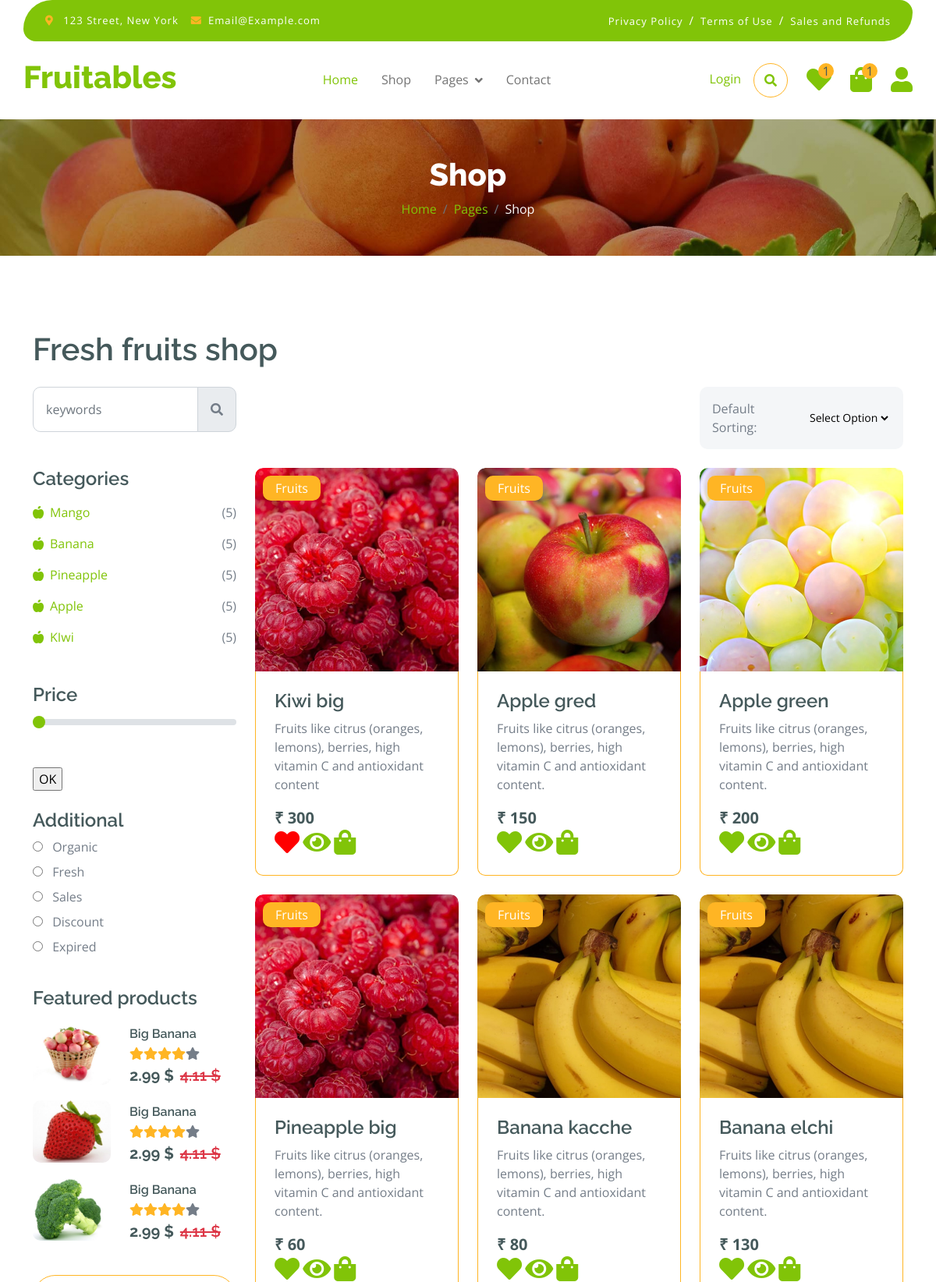
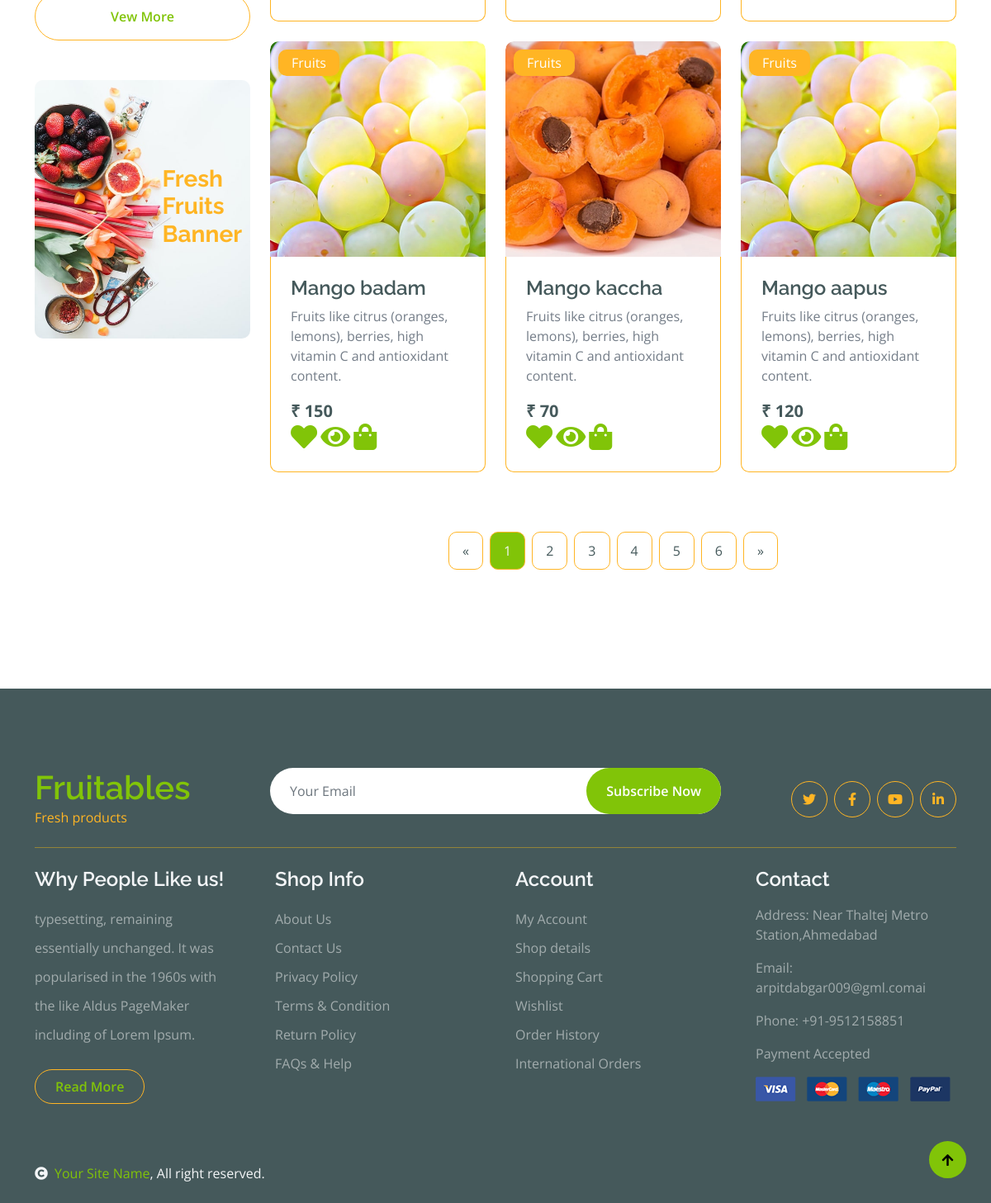
Page /shop on the committed database (2 pictures, top to bottom).
### myapp/models.py (models this page shows, shortened)
class Category(models.Model):
    name=models.CharField(max_length=50,blank=True,null=True)

class Product(models.Model):
    cate_id=models.ForeignKey(Category,on_delete=models.CASCADE,blank=True,null=True)
    name=models.CharField(max_length=50,blank=True,null=True)
    image=models.ImageField(upload_to="madia",blank=True,null=True)
    dec=models.TextField()
    price=models.IntegerField()

### myapp/views.py (the view)
# urls.py: path('shop', views.shop, name='shop'),
def shop(request):
    cid=Category.objects.all()
    cat=request.GET.get("cat")
    pid=Product.objects.all().order_by("-id")
    wish_count=Add_to_wishlist.objects.all().count()
    cart_count=Add_to_cart.objects.all().count()
    sort_by=request.GET.get('sort_by')
    wishlist_product=Add_to_wishlist.objects.all()
    l1=[]
    for i in wishlist_product:
        l1.append(i.product_id.id)
    if cat:
        pid=Product.objects.filter(cate_id=cat)
    elif sort_by == 'price_lth':
        pid = Product.objects.all().order_by('price')
    elif sort_by == 'price_htl':
        pid = Product.objects.all().order_by('-price')
    elif sort_by == 'name_atz':
        pid = Product.objects.all().order_by('name')
    elif sort_by == 'name_zta':
        pid = Product.objects.all().order_by('-name')
    else:
        pid=Product.objects.all().order_by("-id")
    con={"cid":cid,"pid":pid,"cat":cat,"wish_count":wish_count,"cart_count":cart_count,"l1":l1,"sort_by":sort_by}
    return render(request,"shop.html",con)

### myapp/templates/shop.html (shortened to what this page needs)
{% extends "index.html" %}
{% load static %}
{% block content %}
        <div class="container-fluid page-header py-5">
            <h1 class="text-center text-white display-6">Shop</h1>
            <ol class="breadcrumb justify-content-center mb-0">
                <li class="breadcrumb-item"><a href="#">Home</a></li>
                <li class="breadcrumb-item"><a href="#">Pages</a></li>
                <li class="breadcrumb-item active text-white">Shop</li>
            </ol>
        </div>
        <div class="container-fluid fruite py-5">
            <div class="container py-5">
                <h1 class="mb-4">Fresh fruits shop</h1>
                <div class="row g-4">
                    <div class="col-lg-12">
                        <div class="row g-4">
                            <div class="col-xl-3">
                                <div class="input-group w-100 mx-auto d-flex">
                                    <input type="search" class="form-control p-3" placeholder="keywords" aria-describedby="search-icon-1">
                                    <span id="search-icon-1" class="input-group-text p-3"><i class="fa fa-search"></i></span>
                                </div>
                            </div>
                            <div class="col-6"></div>
                            <div class="col-xl-3">
                                <form method="get" action="{% url 'shop' %}"  id="fruitform" >
                                <div class="bg-light ps-3 py-3 rounded d-flex justify-content-between mb-4">
                                    <label for="fruits">Default Sorting:</label>
                                    <select id="fruits" name="sort_by" class="border-0 form-select-sm bg-light me-3" onchange="this.form.submit()">
                                        <option>Select Option</option>
                                    </select>
                                </div>
                                </form>
                            </div>
                        </div>
                        <div class="row g-4">
                            <div class="col-lg-3">
                                <div class="row g-4">
                                    <div class="col-lg-12">
                                        <div class="mb-3">
                                            <h4>Categories</h4>
                                            <ul class="list-unstyled fruite-categorie">
                                                {% for i in cid %}
                                                <li>
                                                    <div class="d-flex justify-content-between fruite-name">
                                                        <a href="/shop?cat={{i.id}}"><i class="fas fa-apple-alt me-2"></i>{{i.name}}</a>
                                                        <span>(5)</span>
                                                    </div>
                                                </li>
                                                {% endfor %}
                                            </ul>
                                        </div>
                                    </div>
                                    <div class="col-lg-12">
                                        <form action="{% url 'price_filter' %}" method="POST">
                                        <div class="mb-3">
                                            <h4 class="mb-2">Price</h4>
                                            <input type="range" class="form-range w-100" id="rangeInput" name="max1" min="0" max="2000" value="0" oninput="amount.value=rangeInput.value">
                                        </div>
                                        <input type="submit" value="OK">
                                    </div>
                                    <div class="col-lg-12">
                                        <div class="mb-3">
                                            <h4>Additional</h4>
                                            <div class="mb-2">
                                                <input type="radio" class="me-2" id="Categories-1" name="Categories-1" value="Beverages">
                                                <label for="Categories-1"> Organic</label>
                                            </div>
                                            <div class="mb-2">
                                                <input type="radio" class="me-2" id="Categories-2" name="Categories-1" value="Beverages">
                                                <label for="Categories-2"> Fresh</label>
                                            </div>
                                            <div class="mb-2">
                                                <input type="radio" class="me-2" id="Categories-3" name="Categories-1" value="Beverages">
                                                <label for="Categories-3"> Sales</label>
                                            </div>
                                            <div class="mb-2">
                                                <input type="radio" class="me-2" id="Categories-4" name="Categories-1" value="Beverages">
                                                <label for="Categories-4"> Discount</label>
                                            </div>
                                            <div class="mb-2">
                                                <input type="radio" class="me-2" id="Categories-5" name="Categories-1" value="Beverages">
                                                <label for="Categories-5"> Expired</label>
                                            </div>
                                        </div>
                                    </div>
                                    <div class="col-lg-12">
                                        <h4 class="mb-3">Featured products</h4>
                                        <div class="d-flex align-items-center justify-content-start">
                                            <div class="rounded me-4" style="width: 100px; height: 100px;">
                                                <img src="{% static 'img/featur-1.jpg' %}" class="img-fluid rounded" alt="">
                                            </div>
                                            <div>
                                                <h6 class="mb-2">Big Banana</h6>
                                                <div class="d-flex mb-2">
                                                    <i class="fa fa-star text-secondary"></i>
                                                    <i class="fa fa-star text-secondary"></i>
                                                    <i class="fa fa-star text-secondary"></i>
                                                    <i class="fa fa-star text-secondary"></i>
                                                    <i class="fa fa-star"></i>
                                                </div>
                                                <div class="d-flex mb-2">
                                                    <h5 class="fw-bold me-2">2.99 $</h5>
                                                    <h5 class="text-danger text-decoration-line-through">4.11 $</h5>
                                                </div>
                                            </div>
                                        </div>
                                        <div class="d-flex align-items-center justify-content-start">
                                            <div class="rounded me-4" style="width: 100px; height: 100px;">
                                                <img src="{% static 'img/featur-2.jpg' %}" class="img-fluid rounded" alt="">
                                            </div>
                                            <div>
                                                <h6 class="mb-2">Big Banana</h6>
                                                <div class="d-flex mb-2">
                                                    <i class="fa fa-star text-secondary"></i>
                                                    <i class="fa fa-star text-secondary"></i>
                                                    <i class="fa fa-star text-secondary"></i>
                                                    <i class="fa fa-star text-secondary"></i>
                                                    <i class="fa fa-star"></i>
                                                </div>
                                                <div class="d-flex mb-2">
                                                    <h5 class="fw-bold me-2">2.99 $</h5>
                                                    <h5 class="text-danger text-decoration-line-through">4.11 $</h5>
                                                </div>
                                            </div>
                                        </div>
                                        <div class="d-flex align-items-center justify-content-start">
                                            <div class="rounded me-4" style="width: 100px; height: 100px;">
                                                <img src="{% static 'img/featur-3.jpg' %}" class="img-fluid rounded" alt="">
                                            </div>
                                            <div>
                                                <h6 class="mb-2">Big Banana</h6>
                                                <div class="d-flex mb-2">
                                                    <i class="fa fa-star text-secondary"></i>
                                                    <i class="fa fa-star text-secondary"></i>
                                                    <i class="fa fa-star text-secondary"></i>
                                                    <i class="fa fa-star text-secondary"></i>
                                                    <i class="fa fa-star"></i>
                                                </div>
                                                <div class="d-flex mb-2">
                                                    <h5 class="fw-bold me-2">2.99 $</h5>
                                                    <h5 class="text-danger text-decoration-line-through">4.11 $</h5>
                                                </div>
                                            </div>
                                        </div>
                                        <div class="d-flex justify-content-center my-4">
                                            <a href="#" class="btn border border-secondary px-4 py-3 rounded-pill text-primary w-100">Vew More</a>
                                        </div>
                                    </div>
                                    <div class="col-lg-12">
                                        <div class="position-relative">
                                            <img src="{% static 'img/banner-fruits.jpg' %}" class="img-fluid w-100 rounded" alt="">
                                            <div class="position-absolute" style="top: 50%; right: 10px; transform: translateY(-50%);">
                                                <h3 class="text-secondary fw-bold">Fresh <br> Fruits <br> Banner</h3>
                                            </div>
                                        </div>
                                    </div>
                                </div>
                            </div>
                            <div class="col-lg-9">
                                <div class="row g-4 justify-content-center">
                                    {% for i in pid %}
                                    <div class="col-md-6 col-lg-6 col-xl-4">
                                        <div class="rounded position-relative fruite-item">
                                            <div class="fruite-img" style="height:300px width:300px;">
                                                <img src="{{ i.image.url }}" class="img-fluid w-100 rounded-top" style="height:300px width:300px;" alt="">
                                            </div>
                                            <div class="text-white bg-secondary px-3 py-1 rounded position-absolute" style="top: 10px; left: 10px;">Fruits</div>
                                            <div class="p-4 border border-secondary border-top-0 rounded-bottom">
                                                <h4>{{i.name}}</h4>
                                                <p>{{i.dec}}</p>
                                                <div class="d-flex justify-content-between flex-lg-wrap">
                                                    <p class="text-dark fs-5 fw-bold mb-0">₹ {{i.price}}</p>
                                                </div>
                                                    {% if i.id in l1 %}
                                                    <a href="{% url 'add_wish' i.id %}" class="">
                                                        <i class="fa fa-heart fa-2x" style="color:red;"></i></a>
                                                    {% else %}
                                                    <a href="{% url 'add_wish' i.id %}" class="">
                                                        <i class="fa fa-heart fa-2x" style="color:#81c408;"></i></a>
                                                    {% endif %}
                                                    <a href="{% url 'shop_detail1' i.id %}"><i class="fa fa-eye fa-2x"></i>  </a>
                                                    <a href="{% url 'add_cart' i.id %}"><i class="fa fa-shopping-bag me-2 text-primary fa-2x"></i></a>
                                            </div>
                                        </div>
                                    </div>
                                    {% endfor %}
                                    <div class="col-12">
                                        <div class="pagination d-flex justify-content-center mt-5">
                                            <a href="#" class="rounded">&laquo;</a>
                                            <a href="#" class="active rounded">1</a>
                                            <a href="#" class="rounded">2</a>
                                            <a href="#" class="rounded">3</a>
                                            <a href="#" class="rounded">4</a>
                                            <a href="#" class="rounded">5</a>
                                            <a href="#" class="rounded">6</a>
                                            <a href="#" class="rounded">&raquo;</a>
                                        </div>
                                    </div>
                                </div>
                            </div>
                        </div>
                    </div>
                </div>
            </div>
        </div>
{% endblock %}

### rows in the picture
Category: name "Mango"
Category: name "Banana"
Category: name "Pineapple"
Category: name "Apple"
Category: name "KIwi"
Product: image (picture), name "Kiwi big", dec "Fruits like citrus (oranges, lemons), berries, high vitamin C and antioxidant content", price "300"
Product: image (picture), name "Apple gred", dec "Fruits like citrus (oranges, lemons), berries, high vitamin C and antioxidant content.", price "150"
Product: image (picture), name "Apple green", dec "Fruits like citrus (oranges, lemons), berries, high vitamin C and antioxidant content.", price "200"
Product: image (picture), name "Pineapple big", dec "Fruits like citrus (oranges, lemons), berries, high vitamin C and antioxidant content.", price "60"
Product: image (picture), name "Banana kacche", dec "Fruits like citrus (oranges, lemons), berries, high vitamin C and antioxidant content.", price "80"
Product: image (picture), name "Banana elchi", dec "Fruits like citrus (oranges, lemons), berries, high vitamin C and antioxidant content.", price "130"
Product: image (picture), name "Mango badam", dec "Fruits like citrus (oranges, lemons), berries, high vitamin C and antioxidant content.", price "150"
Product: image (picture), name "Mango kaccha", dec "Fruits like citrus (oranges, lemons), berries, high vitamin C and antioxidant content.", price "70"
Product: image (picture), name "Mango aapus", dec "Fruits like citrus (oranges, lemons), berries, high vitamin C and antioxidant content.", price "120"

### other values in the picture
{{ wish_count }} "1"
{{ cart_count }} "1"
